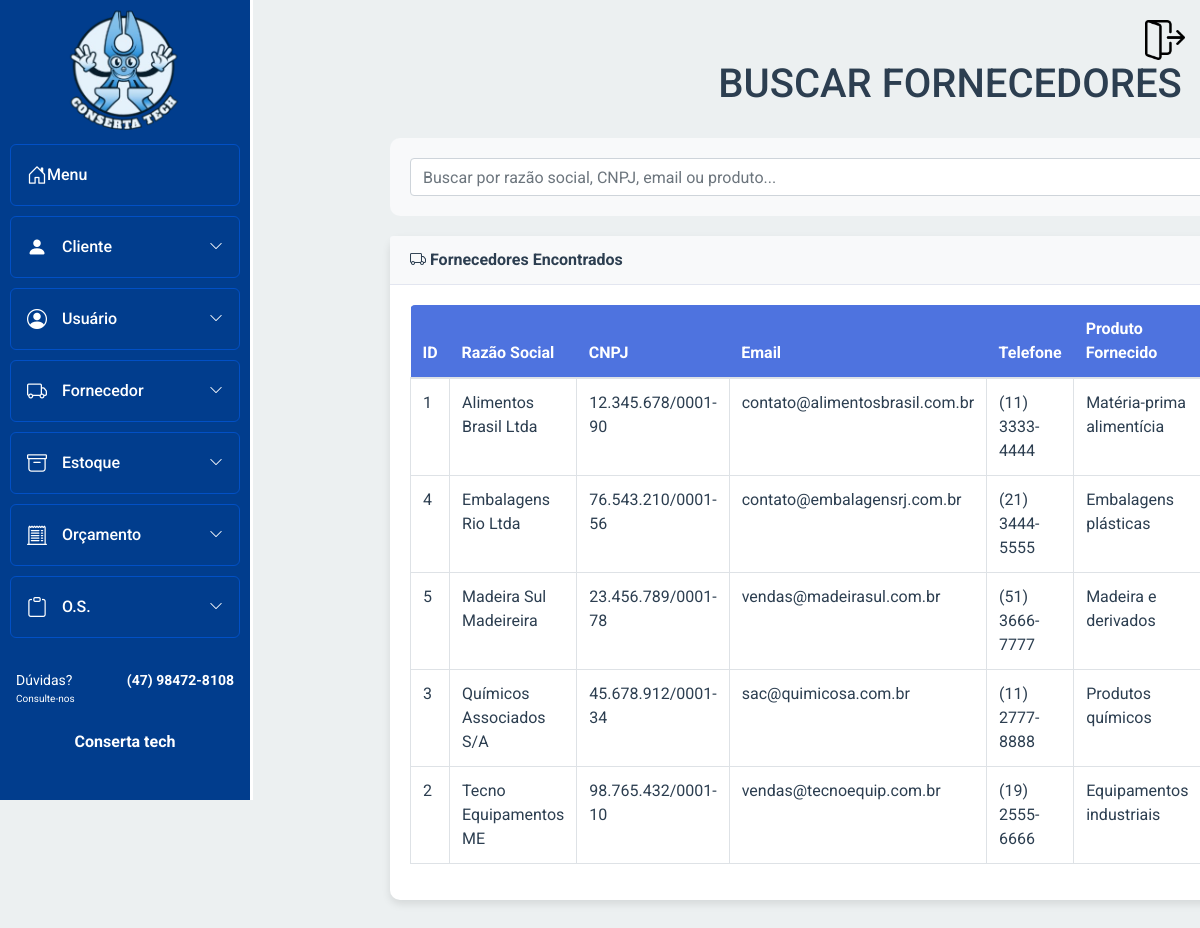
Page /sa_mod_bd/Fornecedor/buscar_fornecedor.php (signed in) on the earlier database version.
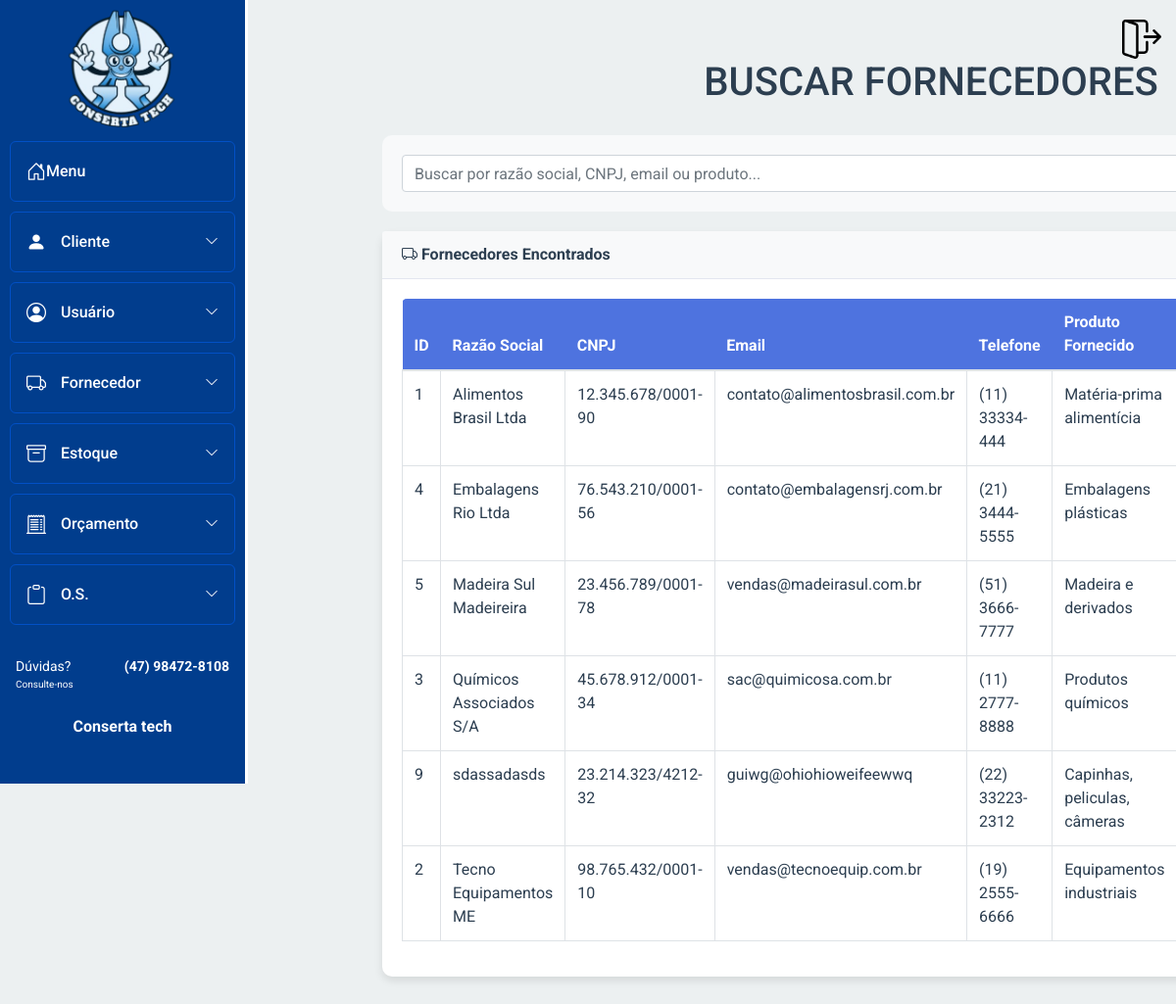
Same page on the later database version.
### tables this page shows
CREATE TABLE IF NOT EXISTS `fornecedor` (
  `id_fornecedor` int NOT NULL AUTO_INCREMENT,
  `id_usuario` int NOT NULL,
  `email` varchar(100) DEFAULT NULL,
  `razao_social` varchar(50) NOT NULL,
  `cnpj` varchar(20) DEFAULT NULL,
  `data_fundacao` date DEFAULT NULL,
  `produto_fornecido` varchar(100) DEFAULT NULL,
  `data_cad` date DEFAULT NULL,
  `cep` varchar(10) DEFAULT NULL,
  `logradouro` varchar(80) DEFAULT NULL,
  `tipo` varchar(20) DEFAULT NULL,
  `complemento` varchar(15) DEFAULT NULL,
  `numero` int DEFAULT NULL,
  `cidade` varchar(30) DEFAULT NULL,
  `uf` varchar(2) DEFAULT NULL,
  `bairro` varchar(20) DEFAULT NULL,
  `telefone` varchar(18) DEFAULT NULL,
  `observacoes` varchar(255) DEFAULT NULL,
  `inativo` tinyint DEFAULT '0',
  PRIMARY KEY (`id_fornecedor`),
  UNIQUE KEY `email` (`email`),
  UNIQUE KEY `cnpj` (`cnpj`)
);

### sa_mod_bd/Fornecedor/buscar_fornecedor.php (the view, shortened to what this page needs)
<?php
require_once '../Conexao/conexao.php';
$search = isset($_GET['search']) ? trim($_GET['search']) : '';
$fornecedores = [];
function safe_html($value) {
    return $value !== null ? htmlspecialchars($value) : '';
}
try {
    $sql = "SELECT * FROM fornecedor WHERE 1=1";
    $sql .= " ORDER BY razao_social ASC";
    $stmt = $pdo->prepare($sql);
    $stmt->execute();
    $fornecedores = $stmt->fetchAll();
} catch (PDOException $e) {
    echo "Erro ao buscar fornecedores: " . $e->getMessage();
}
?>
<!DOCTYPE html>
<html lang="pt-BR">
<head>
    <link rel="stylesheet" href="../bootstrap/css/bootstrap.min.css">
    <link rel="stylesheet" href="https://cdn.jsdelivr.net/npm/bootstrap-icons@1.10.3/font/bootstrap-icons.css" />
    <link rel="stylesheet" href="../Menu_lateral/css-home-bar.css" />
    <link rel="stylesheet" href="https://cdn.jsdelivr.net/npm/notyf@3/notyf.min.css">
     <link rel="stylesheet" href="buscar_fornecedor.css">
</head>
<body>
    <div class="container">
        <h1>BUSCAR FORNECEDORES</h1>
        <?php include("../Menu_lateral/menu.php"); ?>
        <div class="search-section">
            <form method="GET" action="">
                <div class="search-container">
                    <input type="text" name="search" class="form-control search-input"
                           placeholder="Buscar por razão social, CNPJ, email ou produto..."
                           value="<?= safe_html($search) ?>">
                </div>
            </form>
        </div>
        <div class="card">
            <div class="card-header">
                <i class="bi bi-truck"></i> Fornecedores Encontrados
            </div>
            <div class="card-body">
                <div class="table-responsive">
                    <table class="table table-bordered table-hover" width="100%" cellspacing="0">
                        <thead>
                            <tr>
                                <th>ID</th>
                                <th>Razão Social</th>
                                <th>CNPJ</th>
                                <th>Email</th>
                                <th>Telefone</th>
                                <th>Produto Fornecido</th>
                            </tr>
                        </thead>
                        <tbody>
                            <?php if (count($fornecedores) > 0): ?>
                                <?php foreach ($fornecedores as $fornecedor):
                                ?>
                                <tr>
                                    <td><?= safe_html($fornecedor['id_fornecedor']) ?></td>
                                    <td><?= safe_html($fornecedor['razao_social']) ?></td>
                                    <td><?= safe_html($fornecedor['cnpj']) ?></td>
                                    <td><?= safe_html($fornecedor['email']) ?></td>
                                    <td><?= safe_html($fornecedor['telefone']) ?></td>
                                    <td><?= safe_html($fornecedor['produto_fornecido']) ?></td>
                                </tr>
                                <?php endforeach; ?>
                            <?php endif; ?>
                        </tbody>
                    </table>
                </div>
            </div>
        </div>
    </div>
</body>
</html>

Differences in the rows shown:
changed fornecedor "Alimentos Brasil Ltda": telefone "(11) 3333-4444" → "(11) 33334-444"
added fornecedor: id_fornecedor "9", razao_social "sdassadasds", cnpj "23.214.323/4212-32", email "guiwg@ohiohioweifeewwq", telefone "(22) 33223-2312", produto_fornecido "Capinhas, peliculas, câmeras"
